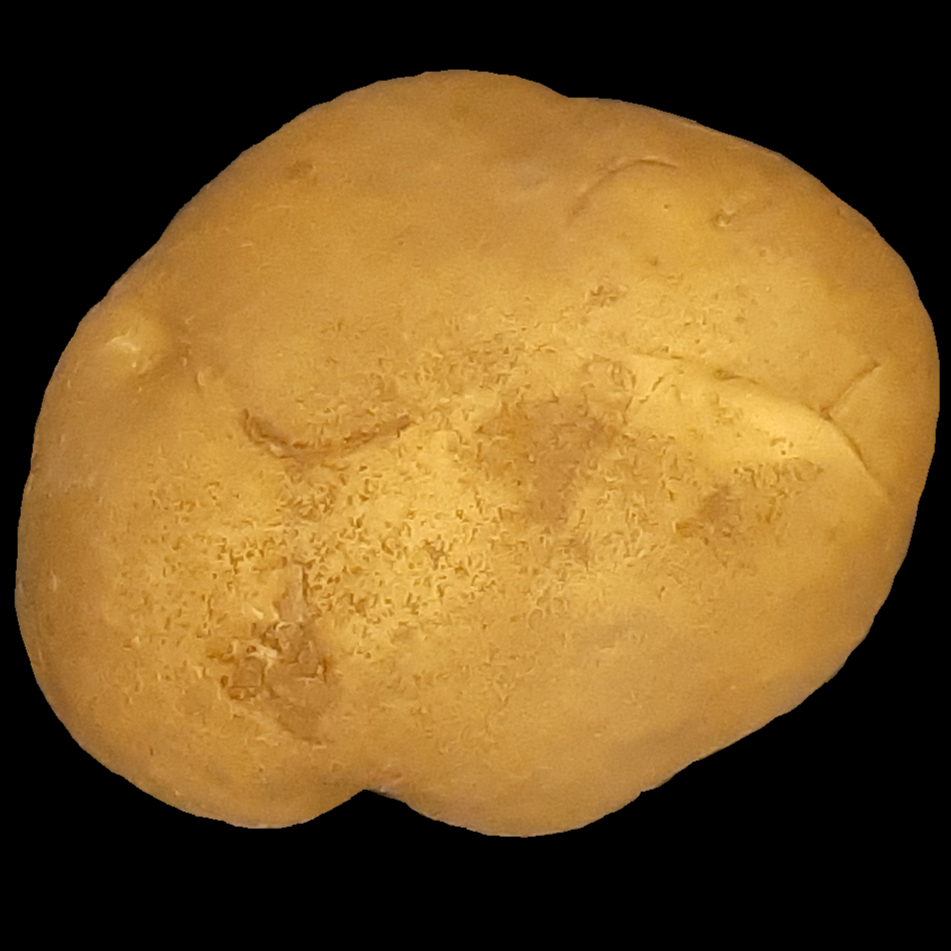
#> input picture 適応的最頻値処理/potato-aibs5big.png, 951 x 951 px, found by its file name
$ jupyter execute '適応的最頻値処理.ipynb'
#> lines starting #> are read from the running program, lines starting #| are printed output that depends on the picture
[cell 1]
import cv2
import numpy as np
from scipy import stats

# 画像の読込(BGR)
imgA = cv2.imread("/content/potato-aibs5big.png")
#> imgA is the input picture: shape (951, 951, 3); mean B, G, R 38.7, 88.2, 120.8

# 画像のRチャンネル抽出R2G1B0
imgA_R = imgA[:,:,2].astype(np.int16)
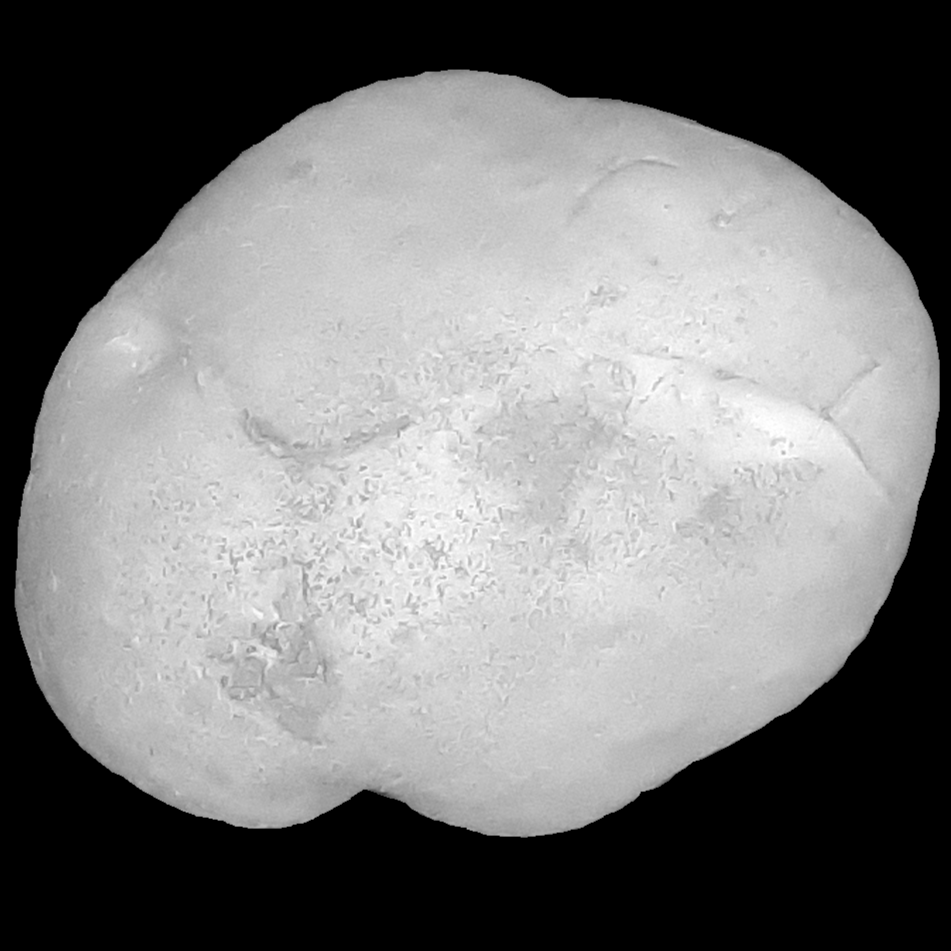
#> imgA_R: shape (951, 951) int16; min 0, max 255, mean 120.8

# 矩形のサイズを定義
kernel_size = 5

# 出力画像を初期化
imgC_R = np.zeros_like(imgA_R)

# 画像の高さと幅を取得
height, width = imgA_R.shape
#> height = 951; width = 951

# 画像をスキャン
for y in range(height):
    for x in range(width):
        # 矩形領域の範囲を計算
        x_start = max(0, x - kernel_size // 2)
        x_end = min(width, x + kernel_size // 2)
        y_start = max(0, y - kernel_size // 2)
        y_end = min(height, y + kernel_size // 2)

        # 矩形領域のデータを取得
        region = imgA_R[y_start:y_end, x_start:x_end]

        # 0以外の値を抽出
        nonzero_values = region[region != 0]

        # 最頻値を計算
        mode_value = stats.mode(nonzero_values)[0]

        # 元の画像のピクセル値が最頻値より大きければ0に、そうでなければ元の値を保持
        imgC_R[y, x] = mode_value if imgA_R[y, x] > mode_value else imgA_R[y, x]

# ピクセル値を0以上に制限
imgC_R = np.clip(imgC_R, 0, None)


# データ型をuint8に戻す
imgC_R = imgC_R.astype(np.uint8)

# 画像Cを作成（初期状態ではすべてのピクセルが黒色）
imgC = np.zeros_like(imgA)
# 画像CのRチャンネルをimgC_Rで置き換え
imgC[:,:,2] = imgC_R

# 画像Cを保存
cv2.imwrite("R5適応的最頻値処理5.png", imgC)
